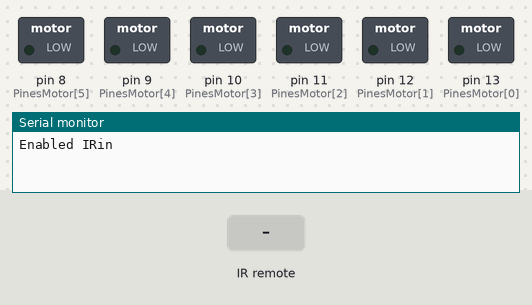
The sketch below on a simulated Arduino Uno, built with avr-gcc and run on an emulated ATmega328P. On the bench: switched loads named in the sketch (green lamp = pin HIGH), the last lines printed to the serial monitor. The inputs (shaded band) are chosen by the test bench.

Above: at 1.2 s.
1.3 s: infrared code 0xE0E006F9 received
At 1.8 s:
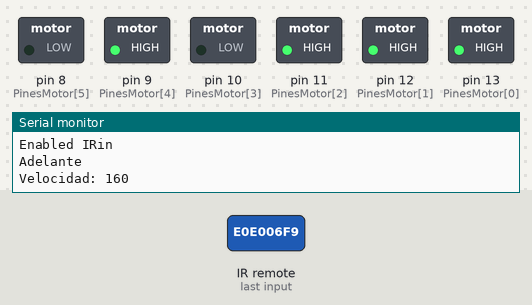
2.8 s: infrared code 0xE0E0A659 received
At 4.0 s:
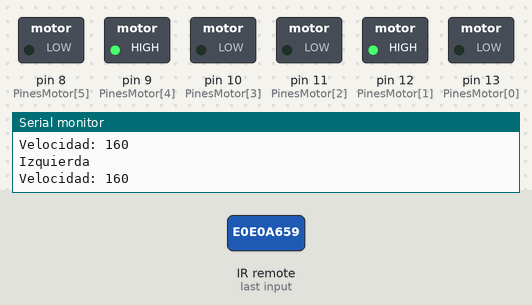
4.3 s: infrared code 0xE0E046B9 received
At 5.4 s:
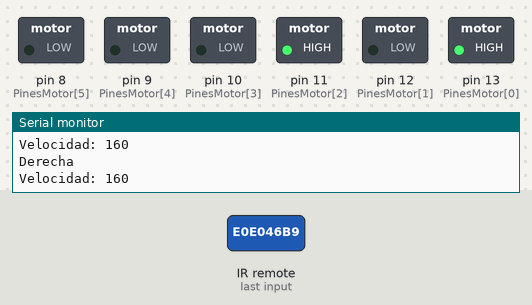
5.8 s: infrared code 0xE0E08679 received
At 6.6 s:
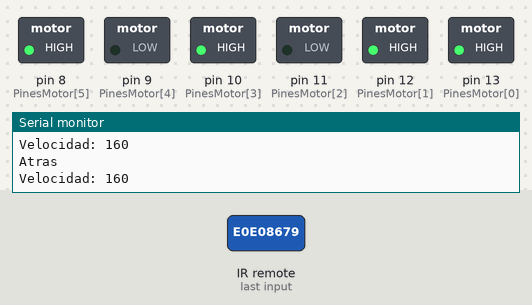
Timing chart, 0 to 8.3 s (numbered marks = the images above; inputs shaded):
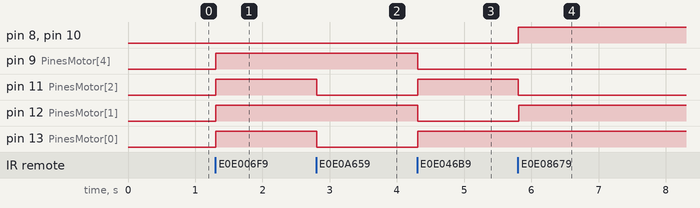

The sketch:

RobotIR.ino
```cpp
#include <IRremote.h>

int RECV_PIN = 5; // Pin del receptor

IRrecv irrecv(RECV_PIN); // Definimos el pin al que va a ir conectado el receptor IR

decode_results results; // Valores decodificados

const byte PinesMotor[6] = {13, 12, 11, 10, 9, 8};
//EN1,EN2,IN1,IN2,IN3,IN4

// Configuracion de las direcciones:
byte VAdelante[6] = {0, 0, 1, 0, 1, 0};
byte VDerecha[6] = {0, 0, 1, 0, 0, 0};
byte VIzquierda[6] = {0, 0, 0, 0, 1, 0};
byte VAtras[6] = {0, 0, 0, 1, 0, 1};
byte VStop[6] = {0, 0, 0, 0, 0, 0};

// Configuracion de los botones:
const int KEY_UP = 0xE0E006F9;
const int KEY_LEFT = 0xE0E0A659;
const int KEY_OK = 0xE0E016E9;
const int KEY_RIGHT = 0xE0E046B9;
const int KEY_DOWN = 0xE0E08679;
const int KEY_VOLUMEUP = 0xE0E0E01F;
const int KEY_VOLUMEDOWN = 0xE0E0D02F;

int Velocidad = 160; // Variable de velocidad, por defecto 160
int AV = 20; // Incremento de velocidad
int valor; // Valor en el que guardamos el numero recibido por el receptor

void setup() {

  for (int i = 0; i < 6; i++) {
    pinMode(PinesMotor[i], OUTPUT);
  }

  Serial.begin(9600);

  irrecv.enableIRIn(); // Iniciamos el receptor
  Serial.println("Enabled IRin");

}

void loop() {


  if (irrecv.decode(&results)) { // Si le llega algo al receptor lo decodifica y nos da el resultado

// Serial.println(results.value, HEX);
// Lo anterior sirve para ver por pantalla lo que le llega al receptor

    valor = results.value; // Guardamos los resultados decodificados

    switch (valor) // Comprobamos si se ha pulsado algun boton conocido y configurado en el mando
    { // Ejecutamos en cada caso la funcion correspondiente
      case KEY_UP:
        Adelante(Velocidad);
        Serial.println("Adelante");
        break;
      case KEY_LEFT:
        Izquierda(Velocidad);
        Serial.println("Izquierda");
        break;
      case KEY_RIGHT:
        Derecha(Velocidad);
        Serial.println("Derecha");
        break;
      case KEY_DOWN:
        Atras(Velocidad);
        Serial.println("Atras");
        break;
      case KEY_OK:
        Stop();
        Serial.println("Stop");
        break;
      case KEY_VOLUMEUP:
        Serial.println("+ Velocidad");
        Velocidad = Velocidad + AV;
        if (Velocidad >= 255) {
          Velocidad = 255;
        }
        break;
      case KEY_VOLUMEDOWN:
        Serial.println("- Velocidad");
        Velocidad = Velocidad - AV;
        if (Velocidad <= 0) {
          Velocidad = 0;
        }
        break;
    }
    Serial.print("Velocidad: ");
    Serial.println(Velocidad);

    irrecv.resume(); // Reanudamos el receptor para la recepcion del siguiente valor

  }
  delay(100);
}

// Funciones de movimiento del motor:

void Adelante(int Velocidad) {
  for (int i = 0; i < 6; i++) {
    digitalWrite(PinesMotor[i], VAdelante[i]);
  }
  analogWrite(PinesMotor[0], Velocidad);
  analogWrite(PinesMotor[1], Velocidad);
}

void Atras(int Velocidad) {
  for (int i = 0; i < 6; i++) {
    digitalWrite(PinesMotor[i], VAtras[i]);
  }
  analogWrite(PinesMotor[0], Velocidad);
  analogWrite(PinesMotor[1], Velocidad);
}

void Derecha(int Velocidad) {
  for (int i = 0; i < 6; i++) {
    digitalWrite(PinesMotor[i], VDerecha[i]);
  }
  analogWrite(PinesMotor[1], 0);
  analogWrite(PinesMotor[0], Velocidad);
}

void Izquierda(int Velocidad) {
  for (int i = 0; i < 6; i++) {
    digitalWrite(PinesMotor[i], VIzquierda[i]);
  }
  analogWrite(PinesMotor[0], 0);
  analogWrite(PinesMotor[1], Velocidad);
}

void Stop() {
  for (int i = 0; i < 6; i++) {
    digitalWrite(PinesMotor[i], VStop[i]);
  }
}
```

Measured:
- after the input at 1.3 s, pin 9 (PinesMotor[4]), pin 11 (PinesMotor[2]), pin 12 (PinesMotor[1]), pin 13 (PinesMotor[0]): LOW → HIGH at once
- after the input at 2.8 s, pin 11 (PinesMotor[2]), pin 13 (PinesMotor[0]): HIGH → LOW at once
- after the input at 4.3 s, pin 9 (PinesMotor[4]), pin 12 (PinesMotor[1]): HIGH → LOW at once; pin 11 (PinesMotor[2]), pin 13 (PinesMotor[0]): LOW → HIGH at once
- after the input at 5.8 s, pin 8 (PinesMotor[5]), pin 10 (PinesMotor[3]), pin 12 (PinesMotor[1]): LOW → HIGH at once; pin 11 (PinesMotor[2]): HIGH → LOW at once
